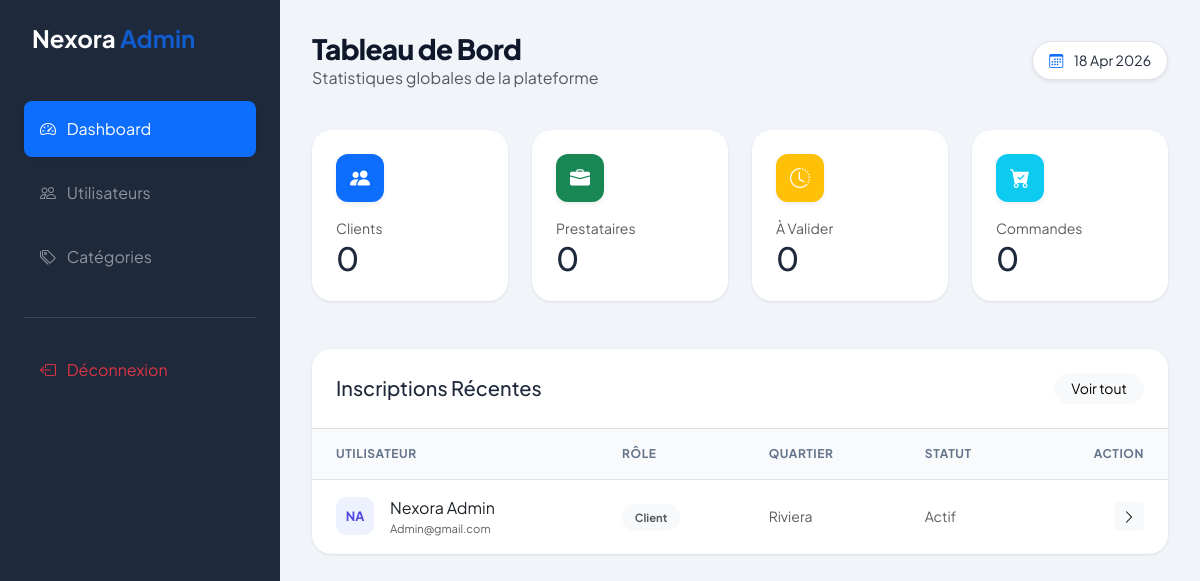
The page /pages/admin/dashboard.php (signed in) on the database its author committed.
### tables this page shows
CREATE TABLE IF NOT EXISTS Utilisateur (
    id_utilisateur       INT AUTO_INCREMENT,
    email_utilisateur    VARCHAR(150) NOT NULL,
    mot_de_passe         VARCHAR(255) NOT NULL,
    est_prestataire      TINYINT(1) NOT NULL DEFAULT 0,
    est_client           TINYINT(1) NOT NULL DEFAULT 0,
    est_admin            TINYINT(1) NOT NULL DEFAULT 0,
    est_valide           TINYINT(1) NOT NULL DEFAULT 0,
    datecrea_utilisateur DATETIME    NOT NULL DEFAULT CURRENT_TIMESTAMP,
    nom_utilisateur      VARCHAR(50) NOT NULL,
    prenom_utilisateur   VARCHAR(100) NOT NULL,
    num_utilisateur      VARCHAR(15) NOT NULL,
    id_quartier          INT NOT NULL,
    PRIMARY KEY (id_utilisateur),
    UNIQUE KEY (email_utilisateur),
    FOREIGN KEY (id_quartier) REFERENCES Quartier(id_quartier)
);

CREATE TABLE IF NOT EXISTS Quartier (
    id_quartier  INT AUTO_INCREMENT,
    nom_quartier VARCHAR(150) NOT NULL,
    id_ville     INT NOT NULL,
    PRIMARY KEY (id_quartier),
    FOREIGN KEY (id_ville) REFERENCES Ville(id_ville) ON DELETE CASCADE
);

### includes/functions.php (called while the page is built, shortened)
<?php
function e(?string $v): string {
    return htmlspecialchars($v ?? '', ENT_QUOTES, 'UTF-8');
}
function initials(string $name): string {
    $parts = explode(' ', trim($name));
    $init  = strtoupper(substr($parts[0] ?? 'U', 0, 1));
    if (isset($parts[1])) $init .= strtoupper(substr($parts[1], 0, 1));
    return $init;
}

### pages/admin/dashboard.php (the view, shortened to what this page needs)
<?php
require_once __DIR__ . '/../../includes/functions.php';
$db = getDB();
$stats = $db->query("
    SELECT
        (SELECT COUNT(*) FROM Utilisateur WHERE est_prestataire=0 AND est_admin=0) AS nb_clients,
        (SELECT COUNT(*) FROM Utilisateur WHERE est_prestataire=1) AS nb_prestataires,
        (SELECT COUNT(*) FROM Utilisateur WHERE est_prestataire=1 AND est_valide=0) AS nb_en_attente,
        (SELECT COUNT(*) FROM Commande) AS nb_commandes
")->fetch();
$recents = $db->query("
    SELECT u.*, q.nom_quartier
    FROM Utilisateur u
    LEFT JOIN Quartier q ON q.id_quartier = u.id_quartier
    ORDER BY u.id_utilisateur DESC LIMIT 6
")->fetchAll();
?>
<!DOCTYPE html>
<html lang="fr">
<head>
    <link rel="stylesheet" href="https://cdn.jsdelivr.net/npm/bootstrap@5.3.3/dist/css/bootstrap.min.css">
    <link rel="stylesheet" href="https://cdn.jsdelivr.net/npm/bootstrap-icons@1.11.3/font/bootstrap-icons.min.css">
</head>
<body>
<nav class="sidebar">
    <div class="mb-5 px-2">
        <h4 class="fw-bold text-white"><?= APP_NAME ?> <span class="text-primary text-opacity-75">Admin</span></h4>
    </div>
    <div class="nav flex-column gap-2">
        <a href="dashboard.php" class="nav-link text-white bg-primary rounded-3 p-3 shadow-sm">
            <i class="bi bi-speedometer2 me-2"></i> Dashboard
        </a>
        <a href="users.php" class="nav-link text-white-50 p-3">
            <i class="bi bi-people me-2"></i> Utilisateurs
        </a>
        <a href="categories.php" class="nav-link text-white-50 p-3">
            <i class="bi bi-tags me-2"></i> Catégories
        </a>
        <hr class="text-white-50 mt-4">
        <a href="<?= APP_URL ?>/actions/logout_action.php" class="nav-link text-danger p-3">
            <i class="bi bi-box-arrow-left me-2"></i> Déconnexion
        </a>
    </div>
</nav>
<main class="main-wrapper">
    <header class="page-header">
        <div>
            <h1 class="page-title">Tableau de Bord</h1>
            <p class="text-muted m-0">Statistiques globales de la plateforme</p>
        </div>
        <div class="bg-white px-3 py-2 rounded-pill shadow-sm border small fw-600">
            <i class="bi bi-calendar3 me-2 text-primary"></i> <?= date('d M Y') ?>
        </div>
    </header>
    <div class="row g-4 mb-5">
        <div class="col-md-3">
            <div class="stat-card">
                <div class="icon-box bg-primary text-white shadow-sm"><i class="bi bi-people-fill"></i></div>
                <div class="text-muted small fw-700 uppercase">Clients</div>
                <div class="h2 fw-800 m-0"><?= $stats['nb_clients'] ?></div>
            </div>
        </div>
        <div class="col-md-3">
            <div class="stat-card">
                <div class="icon-box bg-success text-white shadow-sm"><i class="bi bi-briefcase-fill"></i></div>
                <div class="text-muted small fw-700">Prestataires</div>
                <div class="h2 fw-800 m-0"><?= $stats['nb_prestataires'] ?></div>
            </div>
        </div>
        <div class="col-md-3">
            <div class="stat-card">
                <div class="icon-box bg-warning text-white shadow-sm"><i class="bi bi-clock-history"></i></div>
                <div class="text-muted small fw-700">À Valider</div>
                <div class="h2 fw-800 m-0"><?= $stats['nb_en_attente'] ?></div>
            </div>
        </div>
        <div class="col-md-3">
            <div class="stat-card">
                <div class="icon-box bg-info text-white shadow-sm"><i class="bi bi-cart-check-fill"></i></div>
                <div class="text-muted small fw-700">Commandes</div>
                <div class="h2 fw-800 m-0"><?= $stats['nb_commandes'] ?></div>
            </div>
        </div>
    </div>
    <div class="custom-card">
        <div class="p-4 border-bottom d-flex justify-content-between align-items-center bg-white">
            <h5 class="m-0 fw-800">Inscriptions Récentes</h5>
            <a href="users.php" class="btn btn-sm btn-light rounded-pill px-3 fw-600">Voir tout</a>
        </div>
        <div class="table-responsive">
            <table class="table align-middle mb-0">
                <thead>
                    <tr>
                        <th class="ps-4">Utilisateur</th>
                        <th>Rôle</th>
                        <th>Quartier</th>
                        <th>Statut</th>
                        <th class="text-end pe-4">Action</th>
                    </tr>
                </thead>
                <tbody>
                    <?php foreach ($recents as $u): ?>
                    <tr>
                        <td class="ps-4">
                            <div class="d-flex align-items-center gap-3">
                                <div class="avatar-ui"><?= initials($u['prenom_utilisateur'].' '.$u['nom_utilisateur']) ?></div>
                                <div>
                                    <div class="fw-700 text-dark"><?= e($u['prenom_utilisateur'].' '.$u['nom_utilisateur']) ?></div>
                                    <div class="text-muted extra-small" style="font-size: 0.7rem;"><?= e($u['email_utilisateur']) ?></div>
                                </div>
                            </div>
                        </td>
                        <td>
                            <span class="badge-soft <?= $u['est_prestataire'] ? 'bg-soft-primary' : 'bg-light text-muted' ?>">
                                <?= $u['est_prestataire'] ? 'Prestataire' : 'Client' ?>
                            </span>
                        </td>
                        <td class="text-muted small"><?= e($u['nom_quartier'] ?? 'Non précisé') ?></td>
                        <td>
                            <?php if($u['est_prestataire']): ?>
                                <span class="badge-soft <?= $u['est_valide'] ? 'bg-success bg-opacity-10 text-success' : 'bg-soft-warning' ?>">
                                    <?= $u['est_valide'] ? 'Validé' : 'En attente' ?>
                                </span>
                            <?php else: ?>
                                <span class="text-muted small">Actif</span>
                            <?php endif; ?>
                        </td>
                        <td class="text-end pe-4">
                            <a href="users.php?q=<?= urlencode($u['email_utilisateur']) ?>" class="btn btn-sm btn-light border-0"><i class="bi bi-chevron-right"></i></a>
                        </td>
                    </tr>
                    <?php endforeach; ?>
                </tbody>
            </table>
        </div>
    </div>
</main>
</body>
</html>

### pages/admin/dashboard.php (style rules this page uses)
:root { --sidebar-bg: #1e293b; --main-bg: #f1f5f9; --accent: #4f46e5; --font-main: 'Plus Jakarta Sans', sans-serif; }
body { background-color: var(--main-bg); font-family: var(--font-main); margin: 0; color: #1e293b; }
h1, h2, h3, h4, h5, h6, .fw-bold, .btn, .form-control, .form-select { font-family: var(--font-main); }
.sidebar { width: 280px; background: var(--sidebar-bg); height: 100vh; position: fixed; color: white; padding: 1.5rem; }
.main-wrapper { margin-left: 280px; padding: 2rem; }
.page-header { margin-bottom: 2.5rem; display: flex; justify-content: space-between; align-items: center; }
.page-title { font-size: 1.75rem; font-weight: 800; color: #0f172a; letter-spacing: -0.025em; margin: 0; }
.stat-card { background: white; border-radius: 1.25rem; padding: 1.5rem; border: none; box-shadow: 0 1px 3px rgba(0,0,0,0.1); transition: transform 0.2s ease; }
.icon-box { width: 48px; height: 48px; border-radius: 12px; display: flex; align-items: center; justify-content: center; font-size: 1.25rem; margin-bottom: 1rem; }
.custom-card { background: white; border-radius: 1.25rem; border: none; box-shadow: 0 1px 3px rgba(0,0,0,0.1); overflow: hidden; }
.table thead th { background: #f8fafc; color: #64748b; font-size: 0.75rem; text-transform: uppercase; letter-spacing: 0.05em; padding: 1rem 1.5rem; font-weight: 700; }
.table tbody td { padding: 1rem 1.5rem; vertical-align: middle; border-bottom: 1px solid #f8fafc; }
.avatar-ui { width: 38px; height: 38px; border-radius: 10px; background: #eef2ff; color: var(--accent); display: flex; align-items: center; justify-content: center; font-weight: 700; font-size: 0.8rem; }
.badge-soft { padding: 0.4rem 0.8rem; border-radius: 50px; font-size: 0.7rem; font-weight: 700; }

### rows shown on the page
utilisateur: prenom_utilisateur+nom_utilisateur "NA", prenom_utilisateur+nom_utilisateur "Nexora Admin", email_utilisateur "Admin@gmail.com", est_prestataire "Client", id_quartier.nom_quartier "Riviera"

### other values the page prints
APP_NAME "Nexora"
$stats['nb_clients'] "0"
$stats['nb_prestataires'] "0"
$stats['nb_en_attente'] "0"
$stats['nb_commandes'] "0"
